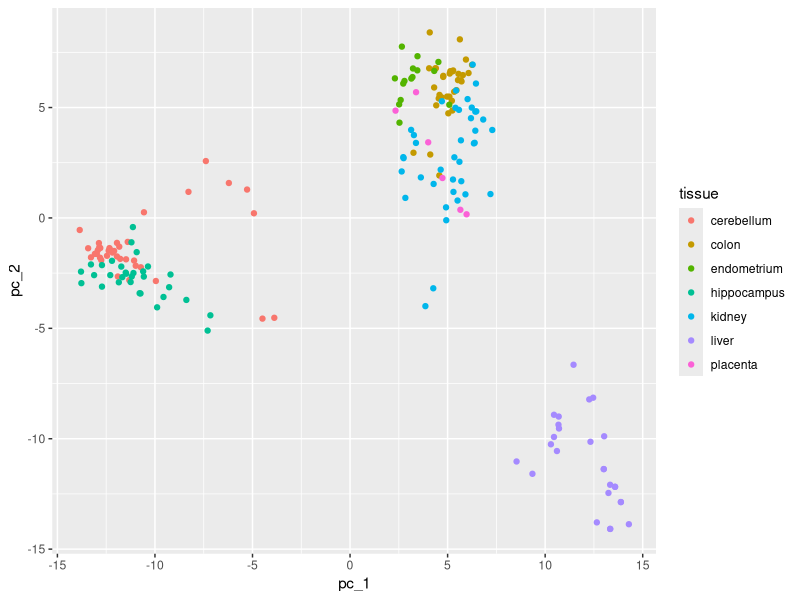
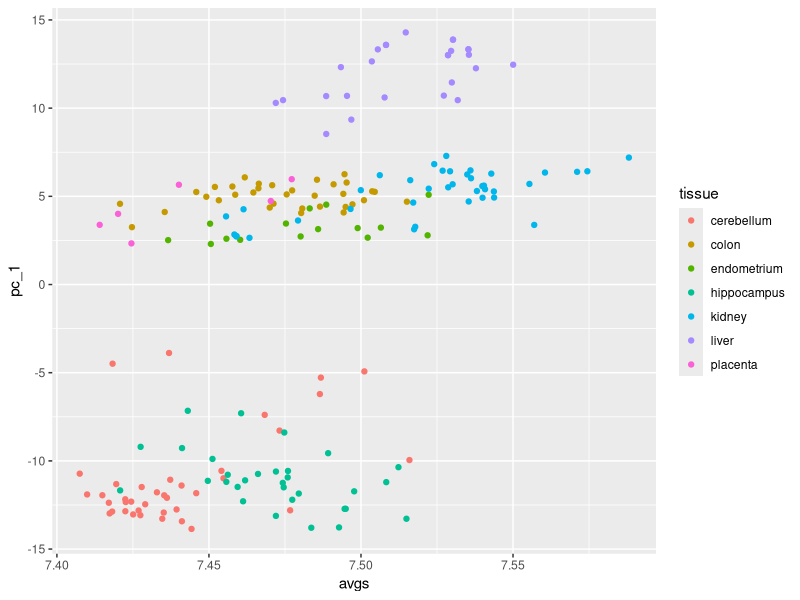
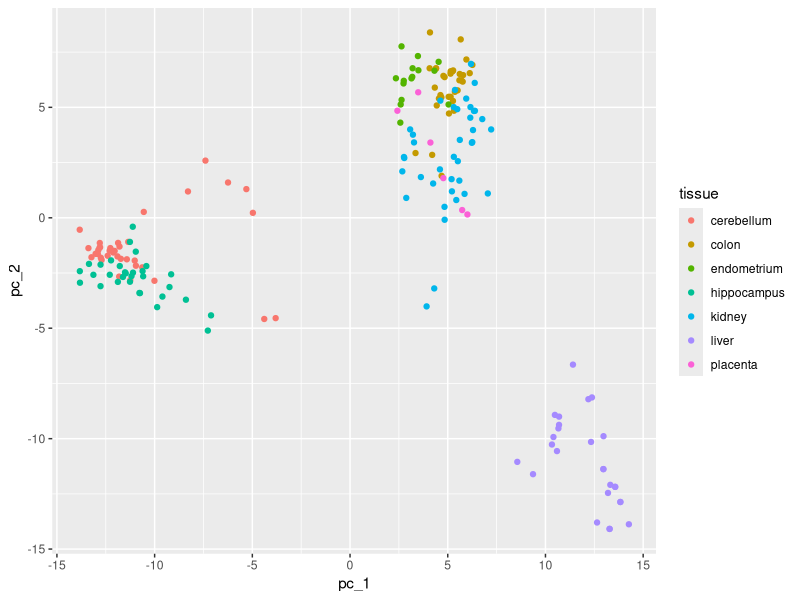
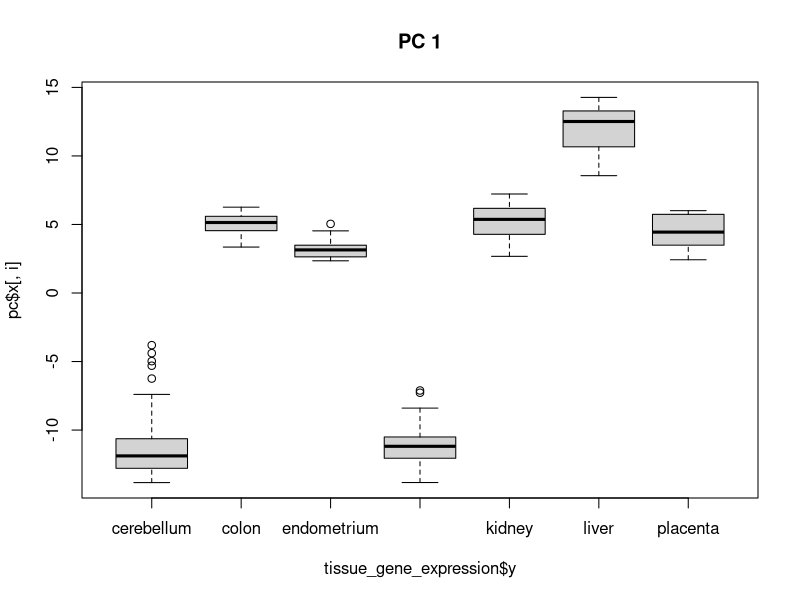
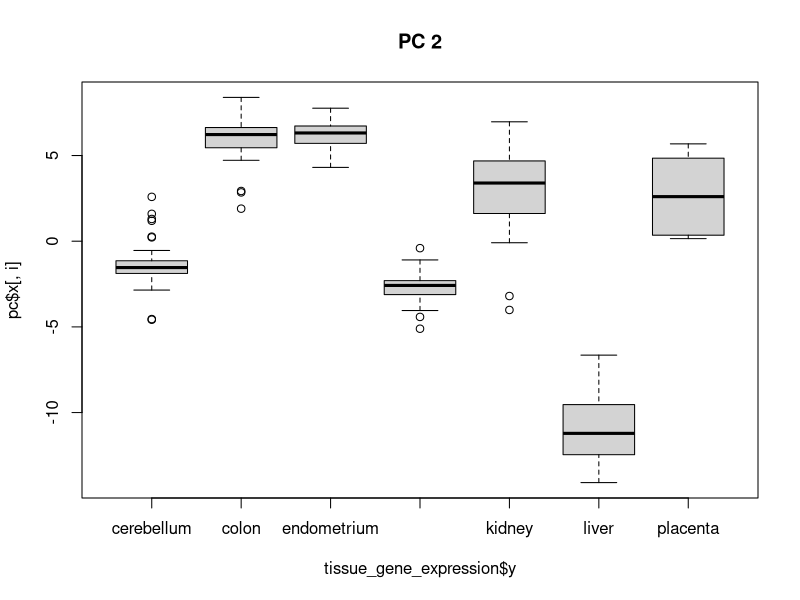
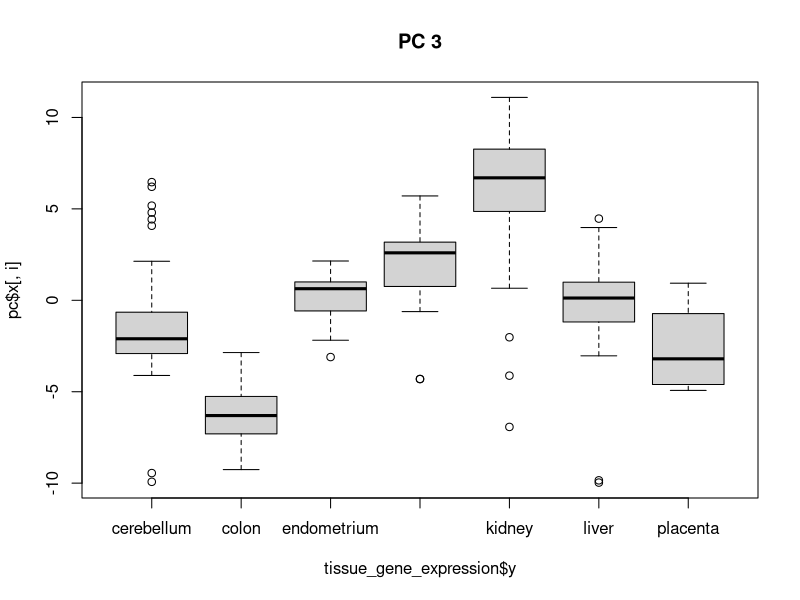
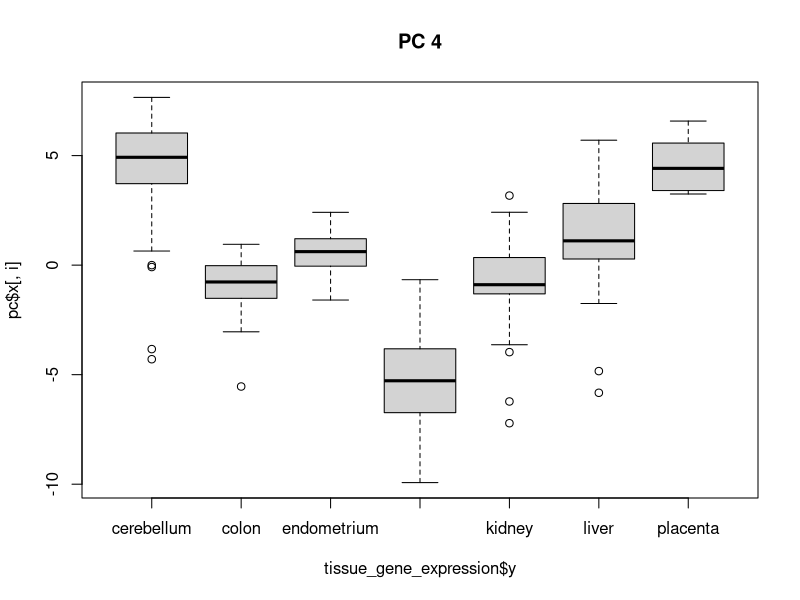
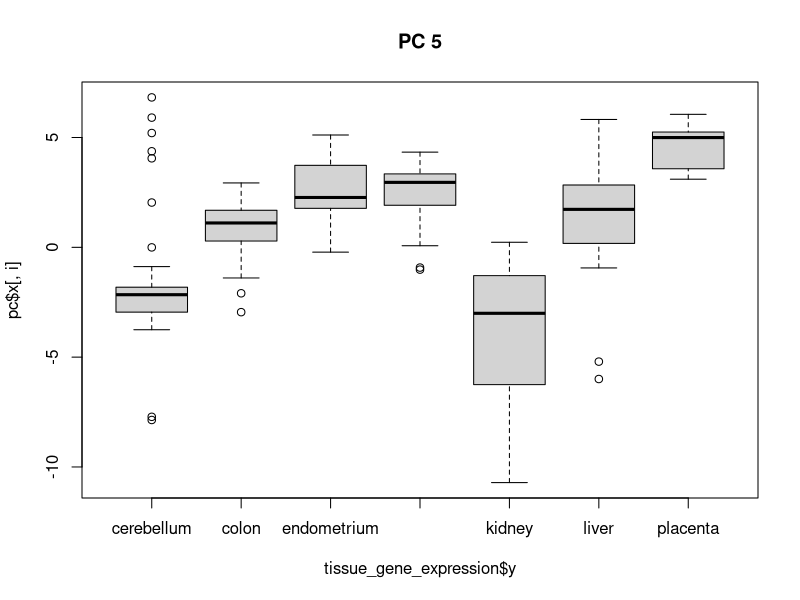

The R source for these figures, in order:
library(dslabs)
library(tidyverse)
library(caret)

data("tissue_gene_expression")
dim(tissue_gene_expression$x)

#Plot the first two principal components with color representing tissue type.
pc <- prcomp(tissue_gene_expression$x)
data.frame(pc_1 = pc$x[,1], pc_2 = pc$x[,2], 
           tissue = tissue_gene_expression$y) %>%
  ggplot(aes(pc_1, pc_2, color = tissue)) +
  geom_point()

#For each observation, compute the average across all predictors, and then plot 
#this against the first PC with color representing tissue. Report the correlation.
avgs <- rowMeans(tissue_gene_expression$x)
data.frame(pc_1 = pc$x[,1], avg = avgs, 
           tissue = tissue_gene_expression$y) %>%
  ggplot(aes(avgs, pc_1, color = tissue)) +
  geom_point()
cor(avgs, pc$x[,1])

x <- with(tissue_gene_expression, sweep(x, 1, rowMeans(x)))
pc <- prcomp(x)
data.frame(pc_1 = pc$x[,1], pc_2 = pc$x[,2], 
           tissue = tissue_gene_expression$y) %>%
  ggplot(aes(pc_1, pc_2, color = tissue)) +
  geom_point()


#For the first 10 PCs, make a boxplot showing the values for each tissue.
#For the 7th PC, which two tissues have the greatest median difference?
for(i in 1:10){
  boxplot(pc$x[,i] ~ tissue_gene_expression$y, main = paste("PC", i))
}

#Plot the percent variance explained by PC number
plot(summary(pc)$importance[3,])
